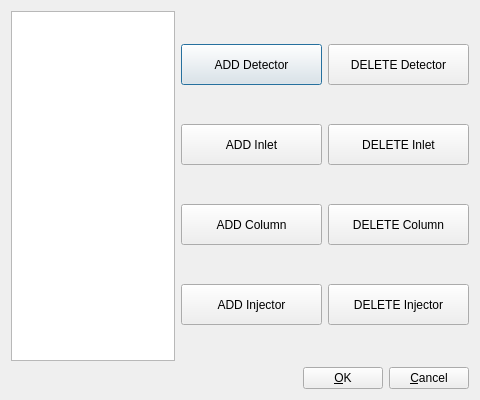
<?xml version="1.0" encoding="UTF-8"?>
<ui version="4.0">
 <class>ConfigureDialog</class>
 <widget class="QDialog" name="ConfigureDialog">
  <property name="geometry">
   <rect>
    <x>0</x>
    <y>0</y>
    <width>480</width>
    <height>400</height>
   </rect>
  </property>
  <property name="windowTitle">
   <string>Dialog</string>
  </property>
  <layout class="QHBoxLayout" name="horizontalLayout_4">
   <item>
    <layout class="QVBoxLayout" name="verticalLayout_3">
     <item>
      <layout class="QHBoxLayout" name="horizontalLayout_3">
       <item>
        <widget class="QListView" name="partListView">
         <property name="font">
          <font>
           <pointsize>18</pointsize>
          </font>
         </property>
        </widget>
       </item>
       <item>
        <layout class="QVBoxLayout" name="verticalLayout">
         <item>
          <widget class="QPushButton" name="addDetector">
           <property name="minimumSize">
            <size>
             <width>141</width>
             <height>41</height>
            </size>
           </property>
           <property name="text">
            <string>ADD Detector</string>
           </property>
          </widget>
         </item>
         <item>
          <widget class="QPushButton" name="addInlet">
           <property name="minimumSize">
            <size>
             <width>141</width>
             <height>41</height>
            </size>
           </property>
           <property name="text">
            <string>ADD Inlet</string>
           </property>
          </widget>
         </item>
         <item>
          <widget class="QPushButton" name="addColumn">
           <property name="minimumSize">
            <size>
             <width>141</width>
             <height>41</height>
            </size>
           </property>
           <property name="text">
            <string>ADD Column</string>
           </property>
          </widget>
         </item>
         <item>
          <widget class="QPushButton" name="addInjector">
           <property name="minimumSize">
            <size>
             <width>141</width>
             <height>41</height>
            </size>
           </property>
           <property name="text">
            <string>ADD Injector</string>
           </property>
          </widget>
         </item>
        </layout>
       </item>
       <item>
        <layout class="QVBoxLayout" name="verticalLayout_2">
         <item>
          <widget class="QPushButton" name="deleteDetector">
           <property name="minimumSize">
            <size>
             <width>141</width>
             <height>41</height>
            </size>
           </property>
           <property name="text">
            <string>DELETE Detector</string>
           </property>
          </widget>
         </item>
         <item>
          <widget class="QPushButton" name="deleteInlet">
           <property name="minimumSize">
            <size>
             <width>141</width>
             <height>41</height>
            </size>
           </property>
           <property name="text">
            <string>DELETE Inlet</string>
           </property>
          </widget>
         </item>
         <item>
          <widget class="QPushButton" name="deleteColumn">
           <property name="minimumSize">
            <size>
             <width>141</width>
             <height>41</height>
            </size>
           </property>
           <property name="text">
            <string>DELETE Column</string>
           </property>
          </widget>
         </item>
         <item>
          <widget class="QPushButton" name="deleteInjector">
           <property name="minimumSize">
            <size>
             <width>141</width>
             <height>41</height>
            </size>
           </property>
           <property name="text">
            <string>DELETE Injector</string>
           </property>
          </widget>
         </item>
        </layout>
       </item>
      </layout>
     </item>
     <item>
      <layout class="QHBoxLayout" name="horizontalLayout_2">
       <item>
        <spacer name="horizontalSpacer">
         <property name="orientation">
          <enum>Qt::Horizontal</enum>
         </property>
         <property name="sizeHint" stdset="0">
          <size>
           <width>298</width>
           <height>20</height>
          </size>
         </property>
        </spacer>
       </item>
       <item>
        <layout class="QHBoxLayout" name="horizontalLayout">
         <item>
          <widget class="QPushButton" name="okButton">
           <property name="text">
            <string>&amp;OK</string>
           </property>
          </widget>
         </item>
         <item>
          <widget class="QPushButton" name="cancelButton">
           <property name="text">
            <string>&amp;Cancel</string>
           </property>
          </widget>
         </item>
        </layout>
       </item>
      </layout>
     </item>
    </layout>
   </item>
  </layout>
 </widget>
 <layoutdefault spacing="6" margin="11"/>
 <resources/>
 <connections/>
</ui>
